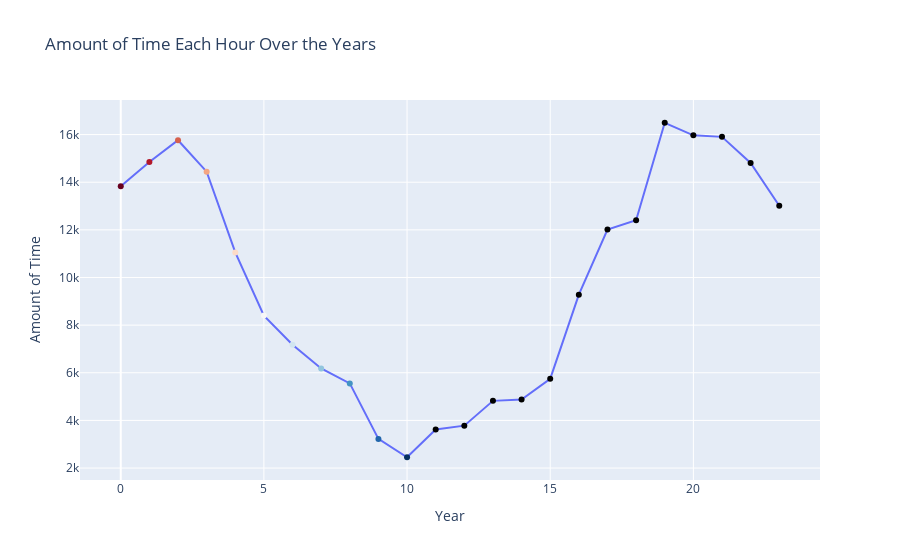

Notebook cell for this chart:
### Code cell
fig = go.Figure(data=[go.Scatter(x=amount_of_time_hour_line.index,
                             mode='lines+markers',
                             y=amount_of_time_hour_line,
                             opacity=1,
                             marker_color=colors)])
fig.update_layout(title='Amount of Time Each Hour Over the Years',
                  xaxis_title='Year',
                  yaxis_title='Amount of Time',
                  showlegend=False)
fig.show()

### Figure 1 — Plotly figure (JSON) as saved in the notebook; plotly's stock layout.template omitted (floating-point values rounded to 4 significant figures)
{"data": [{"marker": {"color": ["RGB(103, 0, 31)", "RGB(178, 24, 43)", "RGB(214, 96, 77)", "RGB(244, 165, 130)", "RGB(253, 219, 199)", "RGB(247, 247, 247)", "RGB(209, 229, 240)", "RGB(146, 197, 222)", "RGB(67, 147, 195)", "RGB(33, 102, 172)", "RGB(5, 48, 97)"]}, "mode": "lines+markers", "opacity": 1, "type": "scatter", "x": [0, 1, 2, 3, 4, 5, 6, 7, 8, 9, 10, 11, 12, 13, 14, 15, 16, 17, 18, 19, 20, 21, 22, 23], "y": [13830.0, 14850.0, 15760.0, 14440.0, 11050.0, 8400.0, 7177.0, 6183.0, 5553.0, 3223.0, 2453.0, 3619.0, 3779.0, 4821.0, 4873.0, 5745.0, 9279.0, 12010.0, 12400.0, 16500.0, 15970.0, 15900.0, 14810.0, 13010.0]}], "layout": {"showlegend": false, "title": {"text": "Amount of Time Each Hour Over the Years"}, "xaxis": {"title": {"text": "Year"}}, "yaxis": {"title": {"text": "Amount of Time"}}}}
